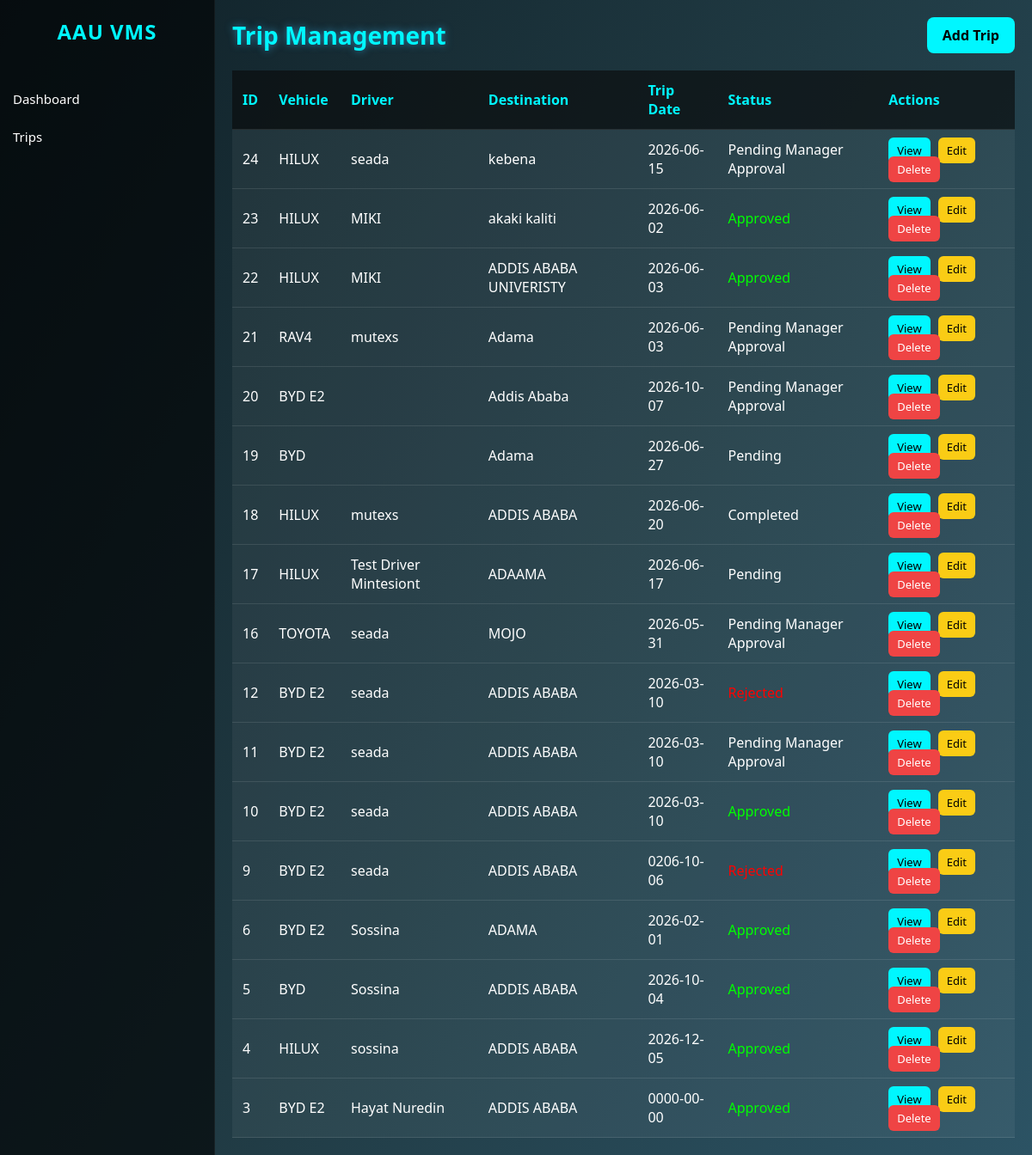
Screenshot of /dashboard/Manager/trips.php (signed in) with the database file from the repository.
### tables this page shows
CREATE TABLE `trips` (
  `id` int(11) NOT NULL,
  `vehicle_id` int(11) DEFAULT NULL,
  `driver` varchar(100) DEFAULT NULL,
  `destination` varchar(200) DEFAULT NULL,
  `trip_date` date DEFAULT NULL,
  `status` varchar(50) DEFAULT NULL,
  `created_at` timestamp NOT NULL DEFAULT current_timestamp(),
  `staff` varchar(100) DEFAULT NULL
);

CREATE TABLE `vehicles` (
  `id` int(11) NOT NULL,
  `vehicle_name` varchar(100) DEFAULT NULL,
  `plate_number` varchar(50) DEFAULT NULL,
  `driver` varchar(100) DEFAULT NULL,
  `status` varchar(50) DEFAULT NULL,
  `service` text DEFAULT '',
  `service_date` date DEFAULT NULL,
  `location` varchar(255) DEFAULT '',
  `lat` double DEFAULT 9.03,
  `lng` double DEFAULT 38.74
);

### dashboard/Manager/trips.php (the view, shortened to what this page needs)
<?php
require_once __DIR__ . '/../../config/db.php';
$result = mysqli_query($conn, "
    SELECT trips.*, vehicles.vehicle_name
    FROM trips
    LEFT JOIN vehicles ON trips.vehicle_id = vehicles.id
    ORDER BY trips.id DESC
");
?>
<!DOCTYPE html>
<html>
<head>
    <link rel="stylesheet" href="../assets/css/dashboard.css">
</head>
<body>
<div class="sidebar">
    <h2>AAU VMS</h2>
    <a href="manager_dashboard.php">Dashboard</a>
    <a href="trips.php" class="active">Trips</a>
</div>
<div class="main">
    <div class="topbar">
        <h1>Trip Management</h1>
        <a href="add_trip.php" class="add-btn">Add Trip</a>
    </div>
    <table>
        <tr>
            <th>ID</th>
            <th>Vehicle</th>
            <th>Driver</th>
            <th>Destination</th>
            <th>Trip Date</th>
            <th>Status</th>
            <th>Actions</th>
        </tr>
        <?php while ($t = mysqli_fetch_assoc($result)) { ?>
            <tr>
                <td><?php echo $t['id']; ?></td>
                <td><?php echo htmlspecialchars($t['vehicle_name'] ?? 'Not Assigned'); ?></td>
                <td><?php echo htmlspecialchars($t['driver']); ?></td>
                <td><?php echo htmlspecialchars($t['destination']); ?></td>
                <td><?php echo htmlspecialchars($t['trip_date']); ?></td>
                <td>
                    <?php
                    if ($t['status'] == 'Pending Staff Approval') {
                        echo "<span style='color:orange;'>Pending</span>";
                    } elseif ($t['status'] == 'Approved') {
                        echo "<span style='color:lime;'>Approved</span>";
                    } elseif ($t['status'] == 'Rejected') {
                        echo "<span style='color:red;'>Rejected</span>";
                    } else {
                        echo htmlspecialchars($t['status']);
                    }
                    ?>
                </td>
                <td>
                    <a href="view_trip.php?id=<?php echo $t['id']; ?>" class="action-btn view-btn">View</a>
                    <a href="edit_trip.php?id=<?php echo $t['id']; ?>" class="action-btn edit-btn">Edit</a>
                    <a href="delete_trip.php?id=<?php echo $t['id']; ?>" class="action-btn delete-btn"
                       onclick="return confirm('Are you sure?');">
                       Delete
                    </a>
                </td>
            </tr>
        <?php } ?>
    </table>
</div>
</body>
</html>

### assets/css/dashboard.css (style rules this page uses)
* { margin:0; padding:0; box-sizing:border-box; font-family:'Segoe UI',sans-serif; }
body { background:#32065a; color:rgb(3, 1, 1); display:flex; }
.sidebar { width:240px; height:100vh; background:#020617; padding-top:30px; position:fixed; left:0; top:0; border-right:1px solid rgba(255,255,255,.05); }
.sidebar h2 { text-align:center; color:#38bdf8; margin-bottom:40px; letter-spacing:1px; }
.sidebar a { display:block; padding:15px 25px; color:white; text-decoration:none; transition:.3s; font-size:15px; border-left:3px solid transparent; }
.main { margin-left:240px; width:100%; padding:40px; }
.topbar { display:flex; justify-content:space-between; align-items:center; margin-bottom:30px; }
.topbar h1 { font-size:28px; color:#38bdf8; text-shadow:0 0 10px rgba(56,189,248,.6); }

### dashboard/Manager/trips.php (style rules this page uses)
body { background: linear-gradient(120deg, #0f2027, #203a43, #2c5364); color: white; font-family: 'Segoe UI'; margin: 0; }
.main { margin-left: 250px; padding: 20px; }
.topbar { display: flex; justify-content: space-between; align-items: center; margin-bottom: 20px; }
.topbar h1 { color: #00f7ff; }
.add-btn { padding: 10px 18px; background: #00f7ff; color: black; font-weight: bold; border-radius: 8px; text-decoration: none; }
table { width: 100%; border-collapse: collapse; margin-top: 10px; background: rgba(255,255,255,0.05); }
th, td { padding: 12px; border-bottom: 1px solid rgba(255,255,255,0.1); text-align: left; }
th { background: rgba(0,0,0,0.6); color: #00f7ff; }
.action-btn { padding: 6px 10px; border-radius: 6px; text-decoration: none; margin-right: 5px; font-size: 13px; }
.view-btn { background: #00f7ff; color: black; }
.edit-btn { background: #facc15; color: black; }
.delete-btn { background: #ef4444; color: white; }
.sidebar { position: fixed; left: 0; top: 0; width: 250px; height: 100%; background: rgba(0,0,0,0.6); padding-top: 20px; }
.sidebar h2 { color: #00f7ff; text-align: center; }
.sidebar a { display: block; padding: 12px; color: white; text-decoration: none; }

### rows the page displays
trips: id "24", vehicle.vehicle_name "HILUX", driver "seada", destination "kebena", trip_date "2026-06-15", status "Pending Manager Approval"
trips: id "23", vehicle.vehicle_name "HILUX", driver "MIKI", destination "akaki kaliti", trip_date "2026-06-02", status "Approved"
trips: id "22", vehicle.vehicle_name "HILUX", driver "MIKI", destination "ADDIS ABABA UNIVERISTY", trip_date "2026-06-03", status "Approved"
trips: id "21", vehicle.vehicle_name "RAV4", driver "mutexs", destination "Adama", trip_date "2026-06-03", status "Pending Manager Approval"
trips: id "20", vehicle.vehicle_name "BYD E2", destination "Addis Ababa", trip_date "2026-10-07", status "Pending Manager Approval"
trips: id "19", vehicle.vehicle_name "BYD", destination "Adama", trip_date "2026-06-27", status "Pending"
trips: id "18", vehicle.vehicle_name "HILUX", driver "mutexs", destination "ADDIS ABABA", trip_date "2026-06-20", status "Completed"
trips: id "17", vehicle.vehicle_name "HILUX", driver "Test Driver Mintesiont", destination "ADAAMA", trip_date "2026-06-17", status "Pending"
trips: id "16", vehicle.vehicle_name "TOYOTA", driver "seada", destination "MOJO", trip_date "2026-05-31", status "Pending Manager Approval"
trips: id "12", vehicle.vehicle_name "BYD E2", driver "seada", destination "ADDIS ABABA", trip_date "2026-03-10"
trips: id "11", vehicle.vehicle_name "BYD E2", driver "seada", destination "ADDIS ABABA", trip_date "2026-03-10", status "Pending Manager Approval"
trips: id "10", vehicle.vehicle_name "BYD E2", driver "seada", destination "ADDIS ABABA", trip_date "2026-03-10", status "Approved"
trips: id "9", vehicle.vehicle_name "BYD E2", driver "seada", destination "ADDIS ABABA", trip_date "0206-10-06"
trips: id "6", vehicle.vehicle_name "BYD E2", driver "Sossina", destination "ADAMA", trip_date "2026-02-01", status "Approved"
trips: id "5", vehicle.vehicle_name "BYD", driver "Sossina", destination "ADDIS ABABA", trip_date "2026-10-04", status "Approved"
trips: id "4", vehicle.vehicle_name "HILUX", driver "sossina", destination "ADDIS ABABA", trip_date "2026-12-05", status "Approved"
trips: id "3", vehicle.vehicle_name "BYD E2", driver "Hayat Nuredin", destination "ADDIS ABABA", trip_date "0000-00-00", status "Approved"
